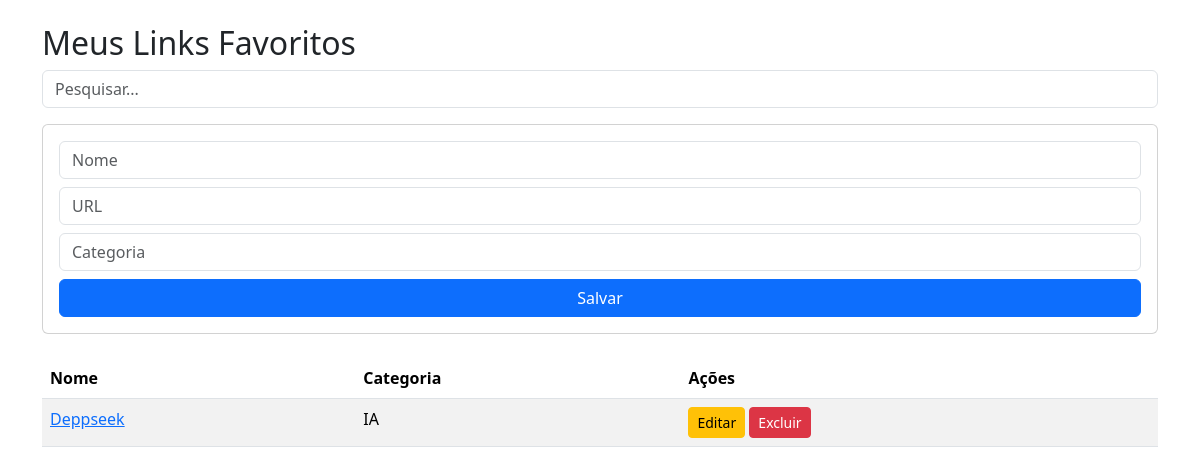
Before: / with the older database file.
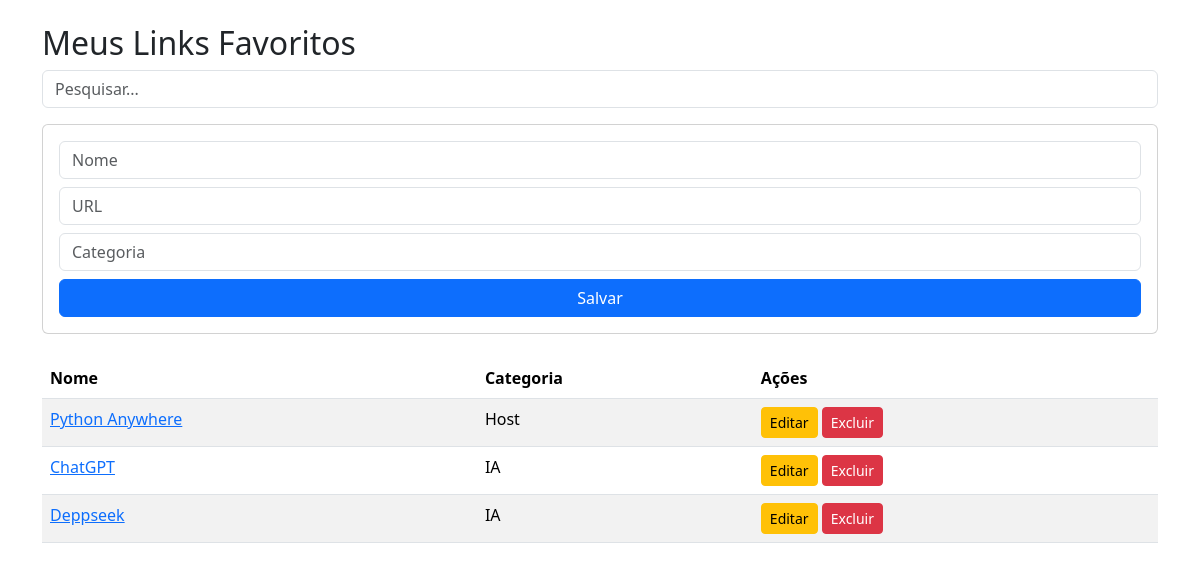
After: the same page with the newer database file.
### tables this page shows
CREATE TABLE links (
            id INTEGER PRIMARY KEY AUTOINCREMENT,
            nome TEXT NOT NULL,
            url TEXT NOT NULL,
            categoria TEXT
        );

### app.py (the view)
@app.route('/')
def index():
    busca = request.args.get('busca', '')
    conn = conectar()
    if busca:
        links = conn.execute("""
            SELECT * FROM links
            WHERE nome LIKE ?
            ORDER BY categoria,nome
        """, (f'%{busca}%',)).fetchall()
    else:
        links = conn.execute("""
            SELECT * FROM links
            ORDER BY categoria,nome
        """).fetchall()
    conn.close()
    return render_template(
        'index.html',
        links=links,
        busca=busca
    )

### app.py (called while the page is built)
def conectar():
    conn = sqlite3.connect(DATABASE)
    conn.row_factory = sqlite3.Row
    return conn

### templates/index.html
{% extends 'base.html' %}
{% block conteudo %}
<h2>Meus Links Favoritos</h2>
<form method="GET" class="mb-3">
    <input type="text"
           name="busca"
           class="form-control"
           placeholder="Pesquisar..."
           value="{{ busca }}">
</form>
<form action="/adicionar" method="POST" class="card p-3 mb-4">
    <input type="text"
           name="nome"
           class="form-control mb-2"
           placeholder="Nome"
           required>
    <input type="url"
           name="url"
           class="form-control mb-2"
           placeholder="URL"
           required>
    <input type="text"
           name="categoria"
           class="form-control mb-2"
           placeholder="Categoria">
    <button class="btn btn-primary">
        Salvar
    </button>
</form>
<table class="table table-striped">
    <thead>
        <tr>
            <th>Nome</th>
            <th>Categoria</th>
            <th>Ações</th>
        </tr>
    </thead>
    <tbody>
    {% for link in links %}
        <tr>
            <td>
                <a href="{{ link.url }}" target="_blank">
                    {{ link.nome }}
                </a>
            </td>
            <td>
                {{ link.categoria }}
            </td>
            <td>
                <a href="/editar/{{ link.id }}" class="btn btn-warning btn-sm">
                    Editar
                </a>
                <a href="/excluir/{{ link.id }}" class="btn btn-danger btn-sm">
                    Excluir
                </a>
            </td>
        </tr>
    {% endfor %}
    </tbody>
</table>
{% endblock %}

### templates/base.html (shortened to what this page needs)
<!DOCTYPE html>
<html lang="pt-br">
<head>
    <link href="https://cdn.jsdelivr.net/npm/bootstrap@5.3.3/dist/css/bootstrap.min.css" rel="stylesheet">
</head>
<body>
<div class="container mt-4">
    {% block conteudo %}
    {% endblock %}
</div>
</body>
</html>

Changed rows visible on the page:
added links: nome "Python Anywhere", categoria "Host"
added links: nome "ChatGPT", categoria "IA"
